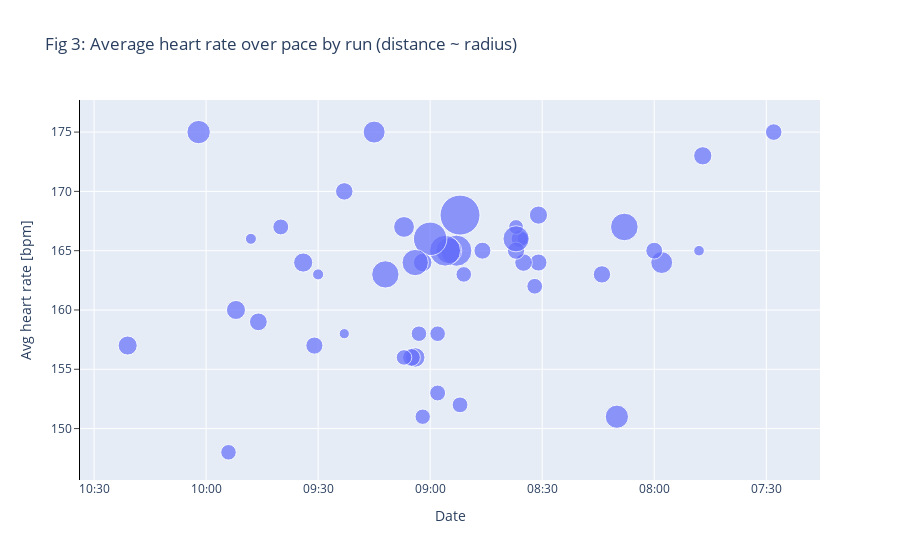

The code cell stored with this chart in its notebook:
### Code cell
# Get custom y-ticks and labels
fig_3 = go.Figure()

# Add a trace for average pace with size representing distance
fig_3.add_trace(go.Scatter(
    x=df['Avg Moving Pace'], 
    y=df['Avg.HR'], 
    mode='markers', 
    marker=dict(
        size=df['Distance'],  # Assume 'Distance' is a column in your DataFrame
        sizemode='area',
         sizeref=2.*max(df['Distance'])/(40.**2),
        sizemin=4
    ),
    text=df['Distance'].apply(lambda d: f"{d} miles\n") + ' <br>'+ df['Avg.HR'].apply(lambda d: f"{d} BPM"),
    hoverinfo='text',
    name='Avg Pace'
    
))



# Get custom y-ticks and labels
x_ticks, x_labels = get_pace_ylabels()

# Customize the layout
fig_3.update_layout(
    title='Fig 3: Average heart rate over pace by run (distance ~ radius)',
    xaxis_title='Date',
    yaxis_title='Avg heart rate [bpm]',
    xaxis=dict(
        tickmode='array',
        tickvals=x_ticks,
        ticktext=x_labels,
        autorange='reversed'  # Reverse the y-axis
    ),
    yaxis=dict(
        tickmode='array',
        ticktext=y_labels, # Assuming these labels are pre-calculated
        ticks='outside',   # This ensures tick marks appear outside the axis
        linecolor='black' # Color of the axis line
        
    )
)
# Show the plot
fig_3.show()

### Figure 1 — Plotly figure (JSON) as saved in the notebook; plotly's stock layout.template omitted (floating-point values rounded to 4 significant figures)
{"data": [{"hoverinfo": "text", "marker": {"size": [9.05, 6.03, 4.56, 5.53, 1.86, 7.95, 4.7, 12.65, 8.95, 5, 4.83, 5.46, 4.11, 5.11, 2.59, 4.9, 3.61, 4.92, 11.33, 4.79, 4.01, 26.45, 4.16, 16.1, 11.12, 15.81, 4.2, 4.02, 18.54, 5.67, 3.91, 4, 6.31, 11.49, 5.2, 7.16, 4.01, 12.35, 8, 5.06, 1.73, 2.02, 4.88, 6.08, 4.19, 5.24, 2, 6, 4], "sizemin": 4, "sizemode": "area", "sizeref": 0.03306}, "mode": "markers", "name": "Avg Pace", "text": ["9.05 miles\n <br>175 BPM", "6.03 miles\n <br>157 BPM", "4.56 miles\n <br>175 BPM", "5.53 miles\n <br>173 BPM", "1.86 miles\n <br>165 BPM", "7.95 miles\n <br>164 BPM", "4.7 miles\n <br>165 BPM", "12.65 miles\n <br>167 BPM", "8.95 miles\n <br>151 BPM", "5.0 miles\n <br>163 BPM", "4.83 miles\n <br>164 BPM", "5.46 miles\n <br>168 BPM", "4.11 miles\n <br>162 BPM", "5.11 miles\n <br>164 BPM", "2.59 miles\n <br>166 BPM", "4.9 miles\n <br>166 BPM", "3.61 miles\n <br>167 BPM", "4.92 miles\n <br>165 BPM", "11.33 miles\n <br>166 BPM", "4.79 miles\n <br>165 BPM", "4.01 miles\n <br>163 BPM", "26.45 miles\n <br>168 BPM", "4.16 miles\n <br>152 BPM", "16.1 miles\n <br>165 BPM", "11.12 miles\n <br>165 BPM", "15.81 miles\n <br>165 BPM", "4.2 miles\n <br>153 BPM", "4.02 miles\n <br>158 BPM", "18.54 miles\n <br>166 BPM", "5.67 miles\n <br>164 BPM", "3.91 miles\n <br>151 BPM", "4.0 miles\n <br>158 BPM", "6.31 miles\n <br>156 BPM", "11.49 miles\n <br>164 BPM", "5.2 miles\n <br>156 BPM", "7.16 miles\n <br>167 BPM", "4.01 miles\n <br>156 BPM", "12.35 miles\n <br>163 BPM", "8.0 miles\n <br>175 BPM", "5.06 miles\n <br>170 BPM", "1.73 miles\n <br>158 BPM", "2.02 miles\n <br>163 BPM", "4.88 miles\n <br>157 BPM", "6.08 miles\n <br>164 BPM", "4.19 miles\n <br>167 BPM", "5.24 miles\n <br>159 BPM", "2.0 miles\n <br>166 BPM", "6.0 miles\n <br>160 BPM", "4.0 miles\n <br>148 BPM"], "type": "scatter", "x": [602, 621, 448, 467, 468, 478, 480, 488, 490, 494, 511, 511, 512, 515, 515, 516, 517, 517, 517, 526, 531, 532, 532, 533, 535, 536, 538, 538, 540, 542, 542, 543, 544, 544, 545, 547, 547, 552, 555, 563, 563, 570, 571, 574, 580, 586, 588, 592, 594], "y": [175, 157, 175, 173, 165, 164, 165, 167, 151, 163, 164, 168, 162, 164, 166, 166, 167, 165, 166, 165, 163, 168, 152, 165, 165, 165, 153, 158, 166, 164, 151, 158, 156, 164, 156, 167, 156, 163, 175, 170, 158, 163, 157, 164, 167, 159, 166, 160, 148]}], "layout": {"title": {"text": "Fig 3: Average heart rate over pace by run (distance ~ radius)"}, "xaxis": {"autorange": "reversed", "tickmode": "array", "ticktext": ["06:00", "06:30", "07:00", "07:30", "08:00", "08:30", "09:00", "09:30", "10:00", "10:30", "11:00", "11:30"], "tickvals": [360, 390, 420, 450, 480, 510, 540, 570, 600, 630, 660, 690], "title": {"text": "Date"}}, "yaxis": {"linecolor": "black", "tickmode": "array", "ticks": "outside", "ticktext": ["06:00", "06:30", "07:00", "07:30", "08:00", "08:30", "09:00", "09:30", "10:00", "10:30", "11:00", "11:30"], "title": {"text": "Avg heart rate [bpm]"}}}}
